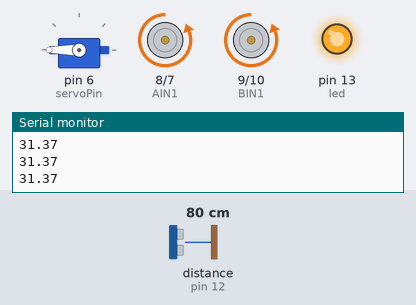
Simulated run of this sketch. Board: Arduino Uno, built with avr-gcc and run on an emulated ATmega328P. On the bench: servo, motor-driver pin pairs drawn as motors (green arrow = first pin HIGH = forward, orange = second pin HIGH = backward, longer = more drive), output pins drawn as LEDs (lit = HIGH), the last lines printed to the serial monitor. Wiring (inferred from the names in the program): ultrasonic range finder: trigger pin 11; echo pin 12. The inputs (shaded band) are chosen by the test bench; at power-on: distance to the obstacle (sensor on pin 12) 80 cm. The echo pulse lasts 58.3 µs per cm; pins used as bus, display or sensor lines are not drawn.

Above: at 1.2 s.
1.3 s: distance to the obstacle (sensor on pin 12) set to 23 cm
2.8 s: distance to the obstacle (sensor on pin 12) set to 19 cm
At 5.7 s:
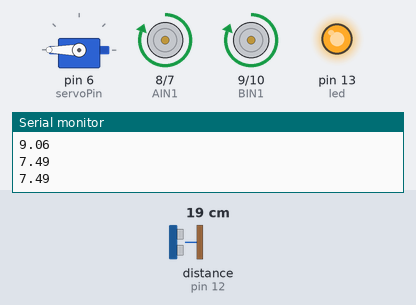
8.8 s: distance to the obstacle (sensor on pin 12) set to 35 cm
At 9.9 s:
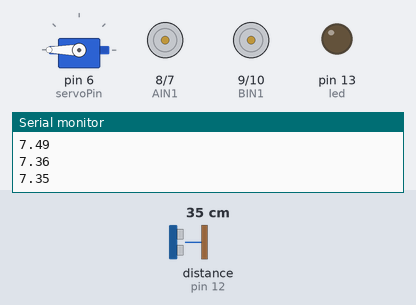
11.8 s: distance to the obstacle (sensor on pin 12) set to 2 cm
At 15.59 s:
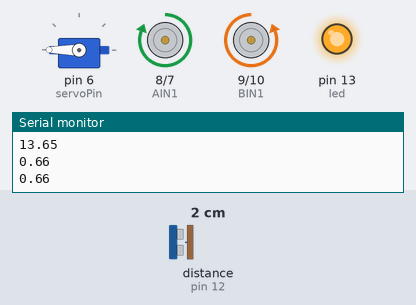
Timing chart, 0 to 15.8 s (numbered marks = the images above; inputs shaded):
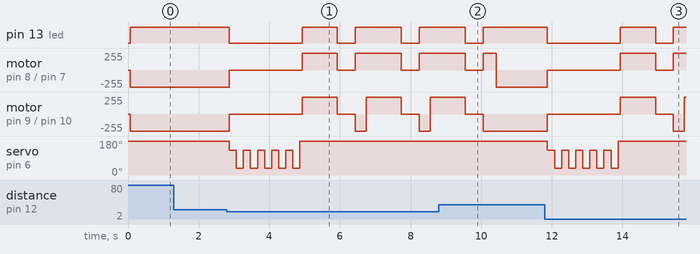

The sketch:

knifebot_final.ino
```cpp
#include <Servo.h>

int servoPin = 6;

int triggerPin = 11;
int echoPin = 12;

int led = 13;

int AIN1 = 8;
int AIN2 = 7;
int BIN1 = 9;
int BIN2 = 10;

Servo servo;

void setup() {
  Serial.begin(19200);
  servo.attach(servoPin);
  servo.write(180);
  pinMode(triggerPin, OUTPUT);
  pinMode(echoPin, INPUT);
  digitalWrite(triggerPin, LOW);
  pinMode(led, OUTPUT);
  pinMode(AIN1, OUTPUT);
  pinMode(AIN2, OUTPUT);
  pinMode(BIN1, OUTPUT);
  pinMode(BIN2, OUTPUT);
  pinMode(A0, INPUT);
  pinMode(A2, INPUT);
}

float ping() {
  unsigned long maxTime = 20000;
  unsigned long us;
  float inches;
  // Hold triggerPin high for at least 10us
  digitalWrite(triggerPin, HIGH);
  delayMicroseconds(10);
  digitalWrite(triggerPin, LOW);
  // Measure length of high pulse on echoPin
  us = pulseIn(echoPin, HIGH, maxTime);
  // pulseIn returns 0 on timeout. Assume worst case.
  if (us == 0) {
    us = maxTime;
  }
  // Convert roundtrip microseconds to inches
  inches = us * 0.013504 / 2;
  return inches;
}

void attack() {
  servo.write(130);
  delay(200);
  servo.write(35);
  delay(200);
  servo.write(130);
  delay(200);
  servo.write(35);
  delay(200);
  servo.write(130);
  delay(200);
  servo.write(35);
  delay(200);
  servo.write(130);
  delay(200);
  servo.write(35);
  delay(200);
  servo.write(130);
  delay(200);
  servo.write(35);
  delay(200);
}

void forward() {
  digitalWrite(led, HIGH);
  digitalWrite(AIN1, LOW);
  digitalWrite(AIN2, HIGH);
  digitalWrite(BIN1, LOW);
  digitalWrite(BIN2, HIGH);
}

void backward() {
  digitalWrite(led, HIGH);
  digitalWrite(AIN1, HIGH);
  digitalWrite(AIN2, LOW);
  digitalWrite(BIN1, HIGH);
  digitalWrite(BIN2, LOW);
}

void stop() {
  digitalWrite(led, LOW);
  digitalWrite(AIN1, LOW);
  digitalWrite(AIN2, LOW);
  digitalWrite(BIN1, LOW);
  digitalWrite(BIN2, LOW);
}

void left() {
  digitalWrite(led, HIGH);
  digitalWrite(AIN1, HIGH);
  digitalWrite(AIN2, LOW);
  digitalWrite(BIN1, LOW);
  digitalWrite(BIN2, HIGH);
}

void right() {
  digitalWrite(led, HIGH);
  digitalWrite(AIN1, LOW);
  digitalWrite(AIN2, HIGH);
  digitalWrite(BIN1, HIGH);
  digitalWrite(BIN2, LOW);
}

void loop() {
  float inches = ping();
  Serial.println(inches);
  delay(60);

  if (inches > 8) {
    forward();
  }
  else if (inches <= 8 && inches > 0.15) {
    stop();
    attack();
    servo.write(180);
    Serial.println(inches);
    delay(60);
    inches = ping();
    //checks if object moves
    if (inches > 8) {
      forward();
      inches = ping();
    } else {
      while (inches <= 8) {
        backward();
        delay(1000);
        stop();
        delay(500);
        left();
        delay(250);
        inches = ping();
        Serial.println(inches);
        delay(60);
      }
    }
  }
}
```

Measured:
- the behaviour switches between 21 and 20 cm on distance to the obstacle (sensor on pin 12) (found by bisection; images 0 and 1)
- after the input at 2.8 s, pin 13 (led): goes LOW 2.1 s, HIGH 1.0 s, LOW 0.50 s, HIGH 1.3 s, LOW 0.50 s, then HIGH, starting after 0.07 s; motor on pin 8 (AIN1) / pin 7 (AIN2): goes stopped 2.1 s, forward 255/255 1.0 s, stopped 0.50 s, forward 255/255 1.3 s, stopped 0.50 s, then forward 255/255, starting after 0.07 s
- after the input at 8.8 s, pin 13 (led): goes on until 10.1 s, then stays HIGH; motor on pin 9 (BIN1) / pin 10 (BIN2): goes on until 10.1 s, then stays backward 255/255
- after the input at 11.8 s, pin 13 (led): HIGH → LOW after 0.08 s, → HIGH 2.1 s later, → LOW 1.0 s later, → HIGH 0.50 s later; motor on pin 8 (AIN1) / pin 7 (AIN2): backward 255/255 → stopped after 0.08 s, → forward 255/255 2.1 s later, → stopped 1.0 s later, → forward 255/255 0.50 s later
